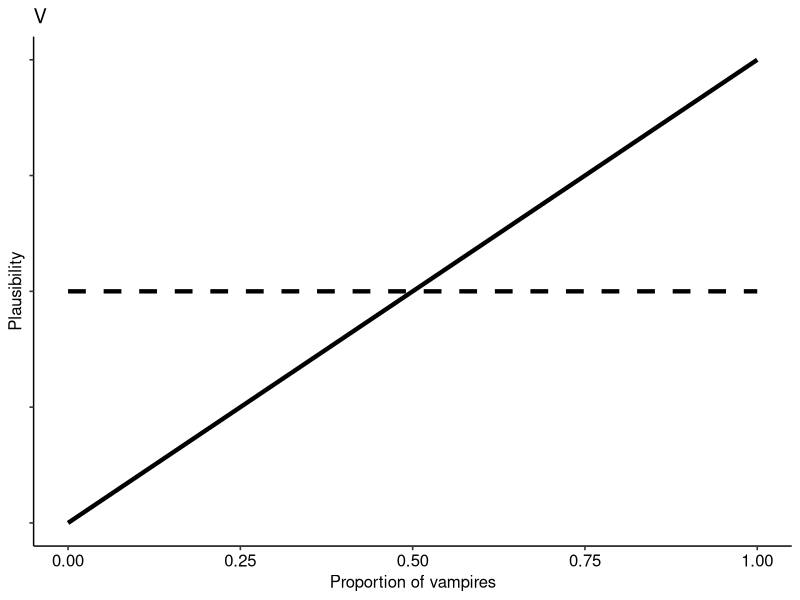
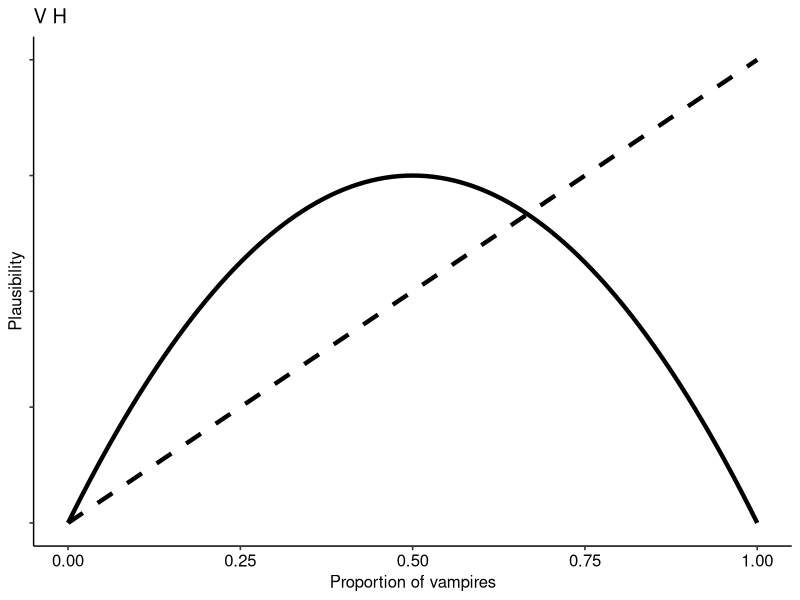
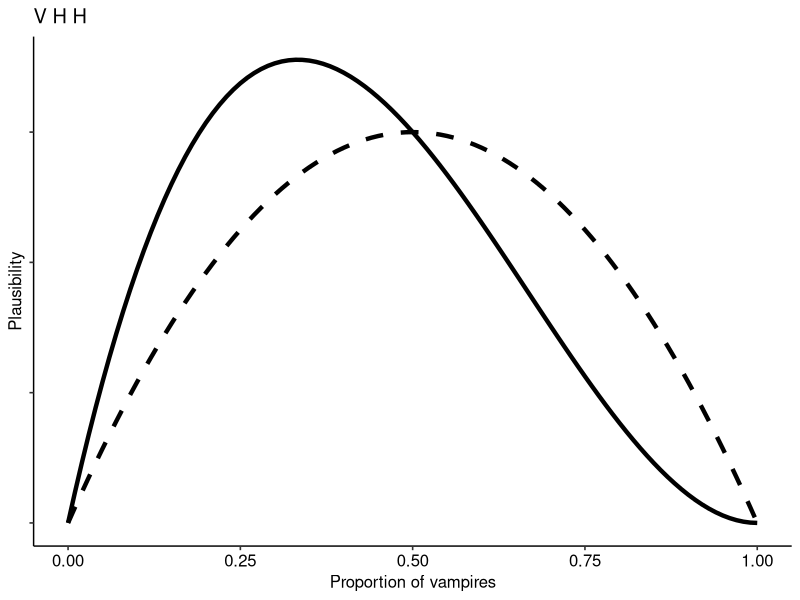
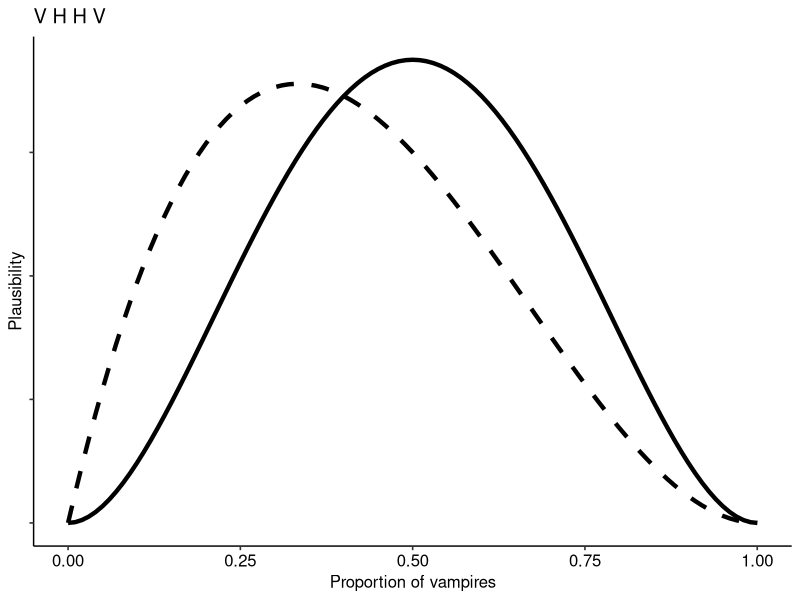
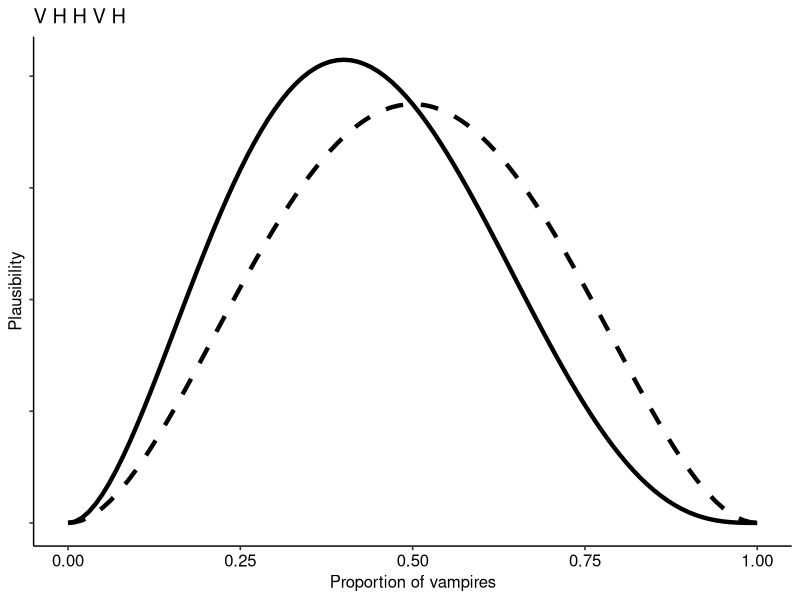
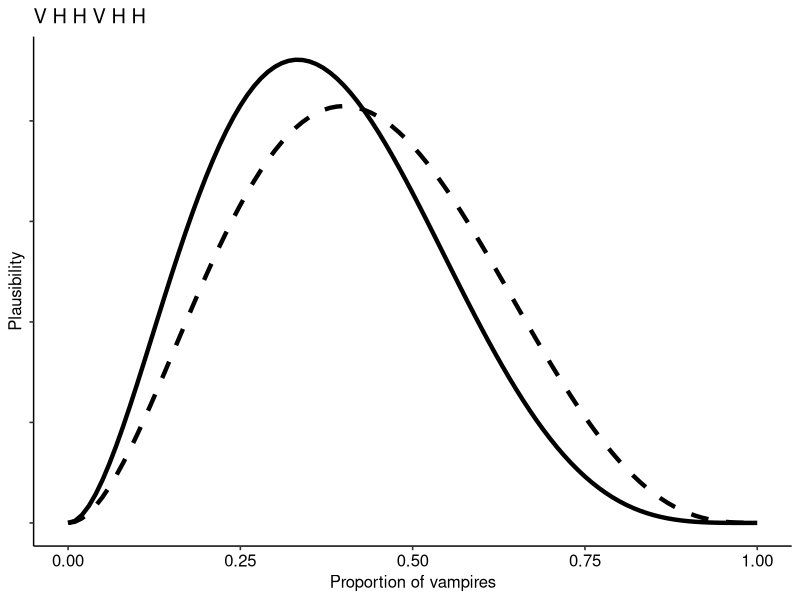
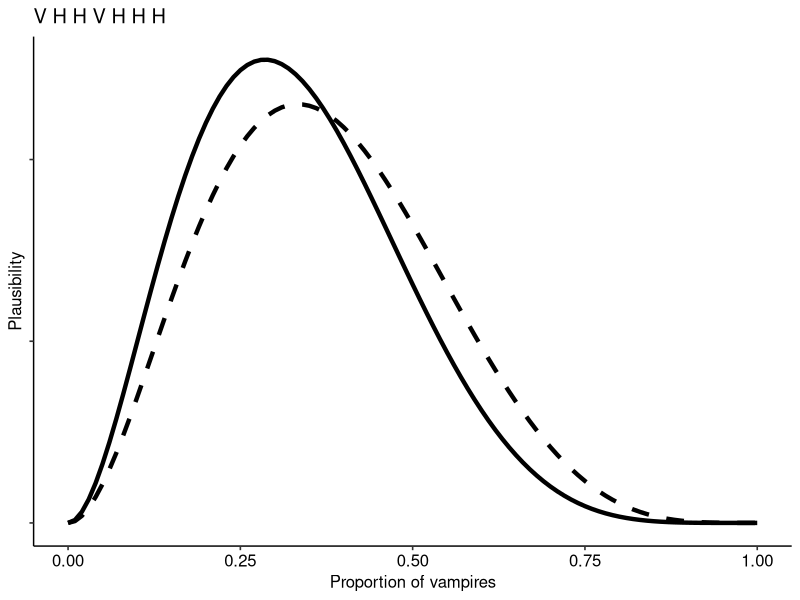
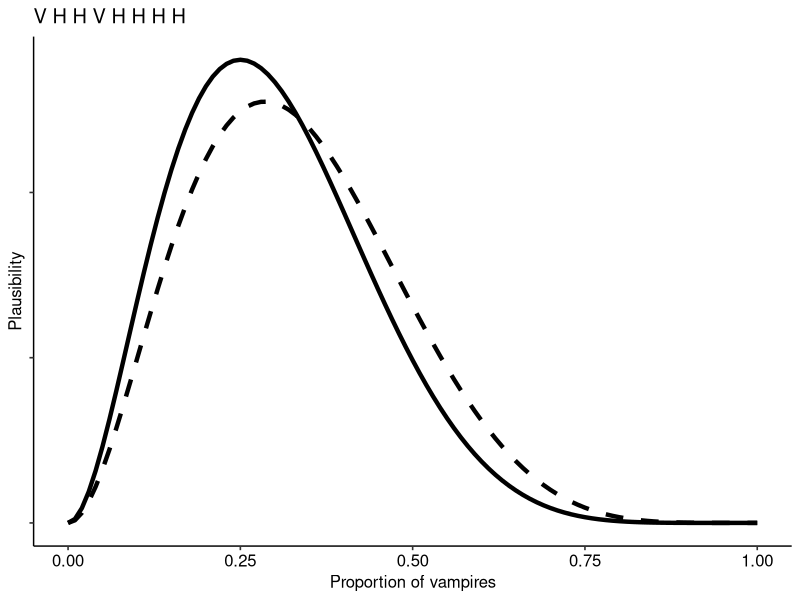

The R source for these figures, in order:
## ---- chunk 1
knitr::opts_chunk$set(echo = FALSE, warning = F, message = F, fig.height = 4, fig.width = 5)
## ---- chunk 2
library(tidyverse)
ggplot(data.frame(p = seq(0,1, length.out = 100)), aes(x=p))+
  stat_function(fun = function(x) dbeta(x, 1,1), size=1.5, linetype=2)+
  stat_function(fun = function(x) dbeta(x, 2,1), size=1.5, linetype=1)+
  ggtitle("V")+
  labs(y="Plausibility",x="Proportion of vampires")+
  ggpubr::theme_pubr()+
  theme(axis.text.y = element_blank())
## ---- chunk 3
library(tidyverse)
ggplot(data.frame(p = seq(0,1, length.out = 100)), aes(x=p))+
  stat_function(fun = function(x) dbeta(x, 2,1), size=1.5, linetype=2)+
  stat_function(fun = function(x) dbeta(x, 2,2), size=1.5, linetype=1)+
  ggtitle("V H")+
  labs(y="Plausibility",x="Proportion of vampires")+
  ggpubr::theme_pubr()+
  theme(axis.text.y = element_blank())
## ---- chunk 4
library(tidyverse)
ggplot(data.frame(p = seq(0,1, length.out = 100)), aes(x=p))+
  stat_function(fun = function(x) dbeta(x, 2,2), size=1.5, linetype=2)+
  stat_function(fun = function(x) dbeta(x, 2,3), size=1.5, linetype=1)+
  ggtitle("V H H")+
  labs(y="Plausibility",x="Proportion of vampires")+
  ggpubr::theme_pubr()+
  theme(axis.text.y = element_blank())
## ---- chunk 5
library(tidyverse)
ggplot(data.frame(p = seq(0,1, length.out = 100)), aes(x=p))+
  stat_function(fun = function(x) dbeta(x, 2,3), size=1.5, linetype=2)+
  stat_function(fun = function(x) dbeta(x, 3,3), size=1.5, linetype=1)+
  ggtitle("V H H V")+
  labs(y="Plausibility",x="Proportion of vampires")+
  ggpubr::theme_pubr()+
  theme(axis.text.y = element_blank())
## ---- chunk 6
library(tidyverse)
ggplot(data.frame(p = seq(0,1, length.out = 100)), aes(x=p))+
  stat_function(fun = function(x) dbeta(x, 3,3), size=1.5, linetype=2)+
  stat_function(fun = function(x) dbeta(x, 3,4), size=1.5, linetype=1)+
  ggtitle("V H H V H")+
  labs(y="Plausibility",x="Proportion of vampires")+
  ggpubr::theme_pubr()+
  theme(axis.text.y = element_blank())
## ---- chunk 7
library(tidyverse)
ggplot(data.frame(p = seq(0,1, length.out = 100)), aes(x=p))+
  stat_function(fun = function(x) dbeta(x, 3,4), size=1.5, linetype=2)+
  stat_function(fun = function(x) dbeta(x, 3,5), size=1.5, linetype=1)+
  ggtitle("V H H V H H")+
  labs(y="Plausibility",x="Proportion of vampires")+
  ggpubr::theme_pubr()+
  theme(axis.text.y = element_blank())
## ---- chunk 8
library(tidyverse)
ggplot(data.frame(p = seq(0,1, length.out = 100)), aes(x=p))+
  stat_function(fun = function(x) dbeta(x, 3,5), size=1.5, linetype=2)+
  stat_function(fun = function(x) dbeta(x, 3,6), size=1.5, linetype=1)+
  ggtitle("V H H V H H H")+
  labs(y="Plausibility",x="Proportion of vampires")+
  ggpubr::theme_pubr()+
  theme(axis.text.y = element_blank())
## ---- chunk 9
library(tidyverse)
ggplot(data.frame(p = seq(0,1, length.out = 100)), aes(x=p))+
  stat_function(fun = function(x) dbeta(x, 3,6), size=1.5, linetype=2)+
  stat_function(fun = function(x) dbeta(x, 3,7), size=1.5, linetype=1)+
  ggtitle("V H H V H H H H")+
  labs(y="Plausibility",x="Proportion of vampires")+
  ggpubr::theme_pubr()+
  theme(axis.text.y = element_blank())
## ---- chunk 10
library(tidyverse)
ggplot(data.frame(p = seq(0,1, length.out = 100)), aes(x=p))+
  stat_function(fun = function(x) dbeta(x, 3,7), size=1.5, linetype=2)+
  stat_function(fun = function(x) dbeta(x, 3,8), size=1.5, linetype=1)+
  ggtitle("V H H V H H H H H")+
  labs(y="Plausibility",x="Proportion of vampires")+
  ggpubr::theme_pubr()+
  theme(axis.text.y = element_blank())
## ---- chunk 11
library(tidyverse)
ggplot(data.frame(p = seq(0,1, length.out = 100)), aes(x=p))+
  stat_function(fun = function(x) dbeta(x, 3,8), size=1.5, linetype=2)+
  stat_function(fun = function(x) dbeta(x, 3,9), size=1.5, linetype=1)+
  ggtitle("V H H V H H H H H H")+
  labs(y="Plausibility",x="Proportion of vampires")+
  ggpubr::theme_pubr()+
  theme(axis.text.y = element_blank())
